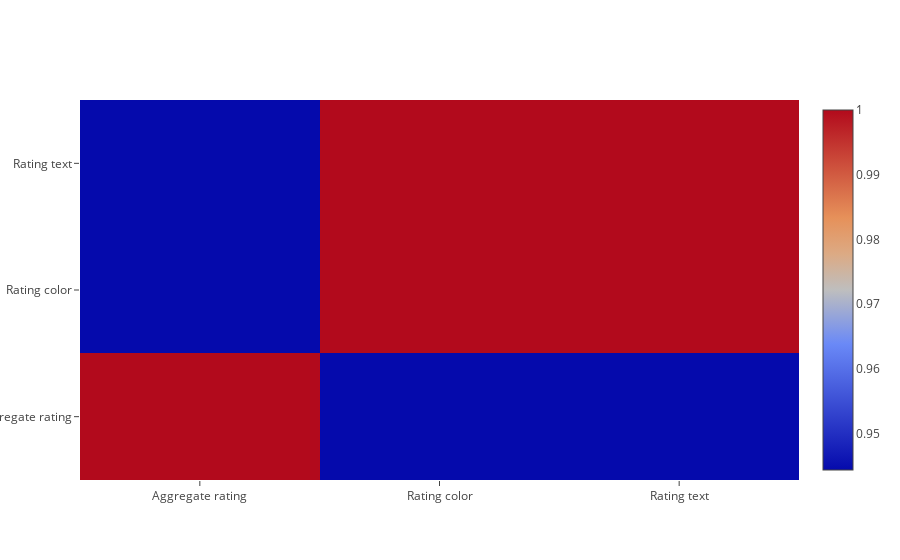

The notebook cell this image was saved under:
### Code cell
# Feature Correlation for Rating color, Rating text, Aggregate rating
feature_data = df_rrr[["Aggregate rating", "Rating color", "Rating text"]]
corr = feature_data.corr()
trace = go.Heatmap(z=np.array(corr), x=corr.columns, y=corr.columns)
data=[trace]
iplot(data)

### Figure 1 — Plotly figure (JSON) as saved in the notebook; plotly's stock layout.template omitted (floating-point values rounded to 4 significant figures)
{"data": [{"type": "heatmap", "x": ["Aggregate rating", "Rating color", "Rating text"], "y": ["Aggregate rating", "Rating color", "Rating text"], "z": [[1, 0.9444, 0.9444], [0.9444, 1, 1], [0.9444, 1, 1]]}], "layout": {}}
